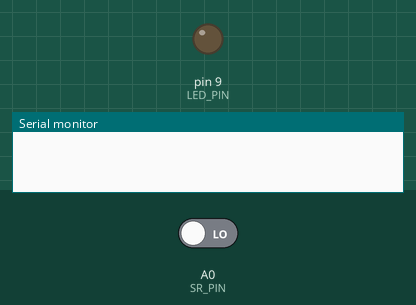
Bench run of a sketch on a simulated Arduino Uno, built with avr-gcc and run on an emulated ATmega328P. Parts: output pins drawn as LEDs (lit = HIGH), the last lines printed to the serial monitor. The inputs (shaded band) are chosen by the test bench; at power-on: A0 (SR_PIN) LOW.

Above: at 1.8 s.
1.9 s: A0 (SR_PIN) driven HIGH
At 2.7 s:
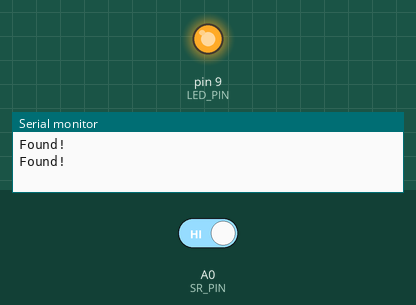
3.5 s: A0 (SR_PIN) driven LOW
At 3.8 s:
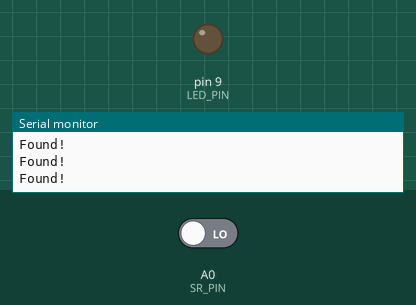
Timing chart, 0 to 6.5 s (numbered marks = the images above; inputs shaded):
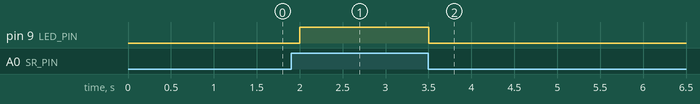

Measured:
- after the input at 1.9 s, pin 9 (LED_PIN): LOW → HIGH after 0.10 s
- after the input at 3.5 s, pin 9 (LED_PIN): HIGH → LOW at once

The sketch:

HC_SR051_test.ino
```cpp
const byte SR_PIN = A0;
const byte LED_PIN = 9;
int value = 0;

void setup() {
  pinMode(SR_PIN, INPUT);
  pinMode(LED_PIN, OUTPUT);
  Serial.begin(9600);
}

void loop() {
  value = digitalRead(SR_PIN);
  if (value == 1) {
    Serial.println("Found!");
    digitalWrite(LED_PIN, HIGH);
  } else {
    digitalWrite(LED_PIN, LOW);
  }
  delay(500);
}
```
